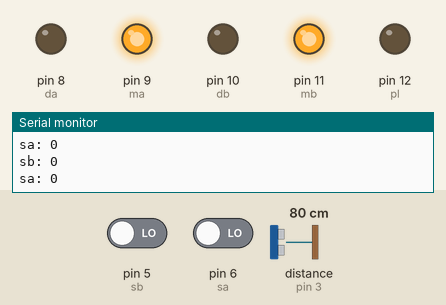
This sketch was run on a simulated Arduino Uno, built with avr-gcc and run on an emulated ATmega328P. On the bench: output pins drawn as LEDs (lit = HIGH), the last lines printed to the serial monitor. Dashed ring = blinking. Inputs (shaded band) come from the test bench; at power-on: distance to the obstacle (sensor on pin 3) 80 cm, pin 5 (sb) LOW, pin 6 (sa) LOW. The echo pulse lasts 58.3 µs per cm.

Above: at 6.2 s.
6.3 s: distance to the obstacle (sensor on pin 3) set to 9 cm
7.8 s: distance to the obstacle (sensor on pin 3) set to 6 cm
At 8.07 s:
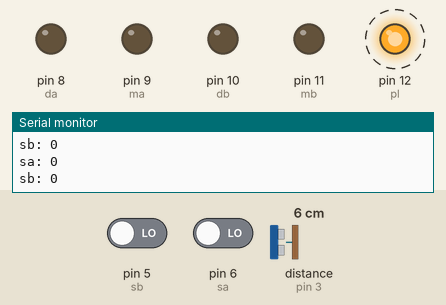
10.8 s: distance to the obstacle (sensor on pin 3) set to 18 cm
At 12.1 s:
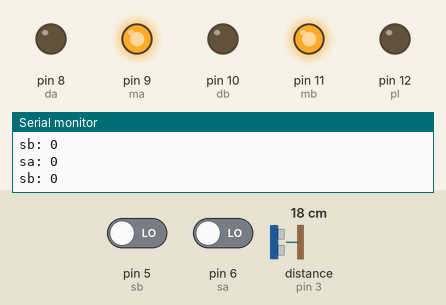
12.4 s: pin 5 (sb) driven HIGH
At 13.0 s:
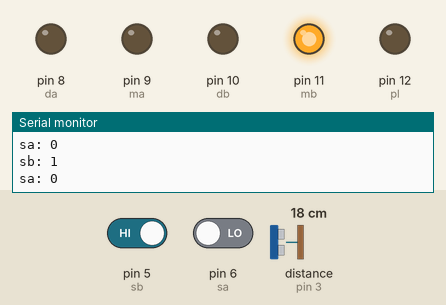
13.9 s: pin 5 (sb) driven LOW
At 15.1 s:
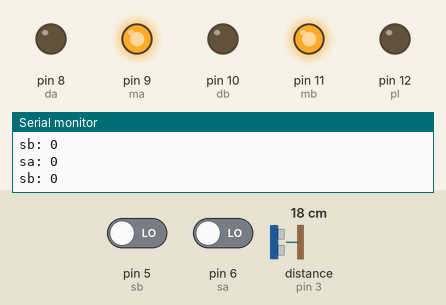
15.4 s: pin 6 (sa) driven HIGH
At 16.4 s:
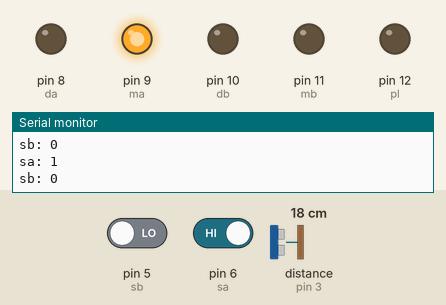
Timing chart, 0 to 17.9 s (numbered marks = the images above; inputs shaded):
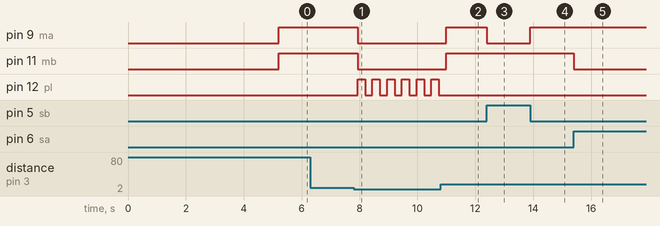

The sketch:

car.pro-V.1.ino
```cpp
//////////////////////////////////////////////////////////////////////////////////////////////////////////////////////////////////////////
// ctrl t auto formatação de texto
//////////////////////////////////////////////////////////////////////////////////////////////////////////////////////////////////////////
#include <Ultrasonic.h>                                                        // biblioteca do sensor ultrasonico
#define ma 9                                                                   //Pino Velocidade 1º Motor ( 0 a 255)
#define mb 11                                                                  //Pino_Velocidade 2º Motor ( 0 a 255)
#define da 8                                                                   //Pino_Direção do 1º Motor (HIGH ou LOW)
#define db 10                                                                  //Pino_Direção do 2º Motor (HIGH ou LOW)
#define sa 6                                                                   //Pino_Sensor 1
#define sb 5                                                                   //Pino_Sensor 2
#define pt 4                                                                   //Pino_Trigger
#define pe 3                                                                   //Pino_Echo
#define pl 12                                                                  //Pino_LED
int distancia;                                                                 //Variavel valor medido do sensor
int tempo = 100000000;                                                         //tempo que ele ficara ligado
int tempoLed = 500;                                                            //tempo de piscar o led led
int tempoSensor = 200;                                                         //Tempo que o circuito ficara ligado
int tempoInicio = 5000;                                                        //Tempo entre ligar e começar a rodar
int velocidade = 255;                                                          //velocidade dos motores Max 255,k,,,,,,,,,,,,,,,,,,,,,,
unsigned long t = millis();                                                    // tempo desde a ligação do arduino
unsigned long l = millis();                                                    // tempo desde a ligação do arduino
Ultrasonic ultrasonic(pt, pe);                                                 // inicia sensor ultrasonico
void setup() {                                                                 // seta todas as variaveis
  Serial.begin(9600);                                                          // inicia o serial para comunicar com computador
  pinMode(ma, OUTPUT);                                                         //define pino de saida motor  A
  pinMode(mb, OUTPUT);                                                         //define pino de saida motor  B
  pinMode(da, OUTPUT);                                                         //define pino de saida motor  A
  pinMode(db, OUTPUT);                                                         //define pino de saida motor  B
  pinMode(sa, INPUT);                                                          //define pino de entrada sensor A
  pinMode(sb, INPUT);                                                          //define pino de entrada sensor B
  pinMode(pl, OUTPUT);                                                         //define pino de entrada sensor B
  delay(tempoInicio);                                                          //Atraso para ligar os motores em mili segundos
  digitalWrite(da, LOW);                                                       //define pino como low assim dando partida no carrinho motor A
  digitalWrite(db, LOW);                                                       //define pino como low assim dando partida no carrinho motor B
  t = millis();                                                                //variavel que demarca tempo atual
  l = millis();                                                                //variavel que demarca tempo atual para o led
}
void loop() {                                                                  // inicia o loop
  int leituraA = digitalRead(sa);                                              //guarda valor lido em no sensor B
  int leituraB = digitalRead(sb);                                              //guarda valor lido em no sensor B
  if (millis() <= tempo)  {                                                    //define o tempo que carrinho funcionara em mili segundos mais o tempo que ele fica parado
    if ((millis() - t) > tempoSensor) {                                        //define para que o sensor ultrasonico mande pulso a cada 200 mili segundos ou mais a partir do tempo decorrido da ligação do circuito sem ter que usar
      //delay que causa atraso no circuito e sem mandar pulsos toda hora causando bug por interferencia sonora de outros pulsos ja enviados
      distancia = ultrasonic.read();                                           //manda um pulso para o sensor ultrasonico medir a distancia e armazena em D
      t = millis();                                                            //armazena o tempo atual em T
      // assim quando a diferença de tempo ultrapasar 200 mili pela diferença do tempo atual menos o tempo armazenado em T ele execulta esse comando e define t para o tempo atual
    }                                                                          //pois com t definido para igual tempo atual a difença que estava em mais de 200 mili segundos se torna 0 novamente.
    if (distancia <= 7 ) {                                                     // condição para o carrinho parar de acordo com a distancia estando menor ou igual a 20
      analogWrite(ma, 0);                                                      // desliga motor A
      analogWrite(mb, 0);                                                      // desliga motor B
      if ((millis() - l) > tempoLed) {                                         //tempo imposto para ligar
        digitalWrite(pl, HIGH);                                                // acende led
        l = millis();                                                          //armazena o tempo atual em l
      } else if ((millis() - l) > tempoLed / 2) {                              // tempo imposto para ligar led
        digitalWrite(pl, LOW);                                                 // desliga led
      }
    } else if (leituraA == 1 && leituraB == 1 or
               leituraA == 0 && leituraB == 0) {                               // se não atender a condiçao de cima execulta essa assim se os dois sensores verem branco os dois motores ligam
      analogWrite(ma, velocidade);                                             // liga motor A
      analogWrite(mb, velocidade);                                             // liga motor B
    } else if (leituraA == 0 && leituraB == 1) {                               // se não atender a condiçao de cima execulta essa assim se o sensor A ver preto ele desliga o motor A
      analogWrite(ma, 0);                                                      // desliga motor A
      analogWrite(mb, velocidade);                                             // liga motor B
    } else if (leituraA == 1 && leituraB == 0) {                               // se não atender a condiçao de cima execulta essa assim se o sensor A ver preto ele desliga o motor B
      analogWrite(ma, velocidade);                                             // liga motor A
      analogWrite(mb, 0);                                                      // desliga motor B
    }
  }
  else {
    analogWrite(ma, 0);                                                        // desliga motor A
    analogWrite(mb, 0);                                                        // desliga motor B
  }
  Serial.print("sa: "); Serial.println(leituraA);                              // retorna o valor medido para o computado
  Serial.print("sb: ");  Serial.println(leituraB);                             // retorna o valor medido para o computado
}
```

Measured:
- the behaviour switches between 8 and 7 cm on distance to the obstacle (sensor on pin 3) (found by bisection; images 0 and 1)
- after the input at 7.8 s, pin 9 (ma), pin 11 (mb): HIGH → LOW after 0.13 s; pin 12 (pl): alternates HIGH for 0.26 s and LOW for 0.25 s, starting after 0.13 s
- after the input at 10.8 s, pin 9 (ma), pin 11 (mb): LOW → HIGH after 0.19 s; pin 12 (pl): stops changing and stays LOW
- after the input at 12.4 s, pin 9 (ma): HIGH → LOW at once
- after the input at 13.9 s, pin 9 (ma): LOW → HIGH at once
- after the input at 15.4 s, pin 11 (mb): HIGH → LOW at once
